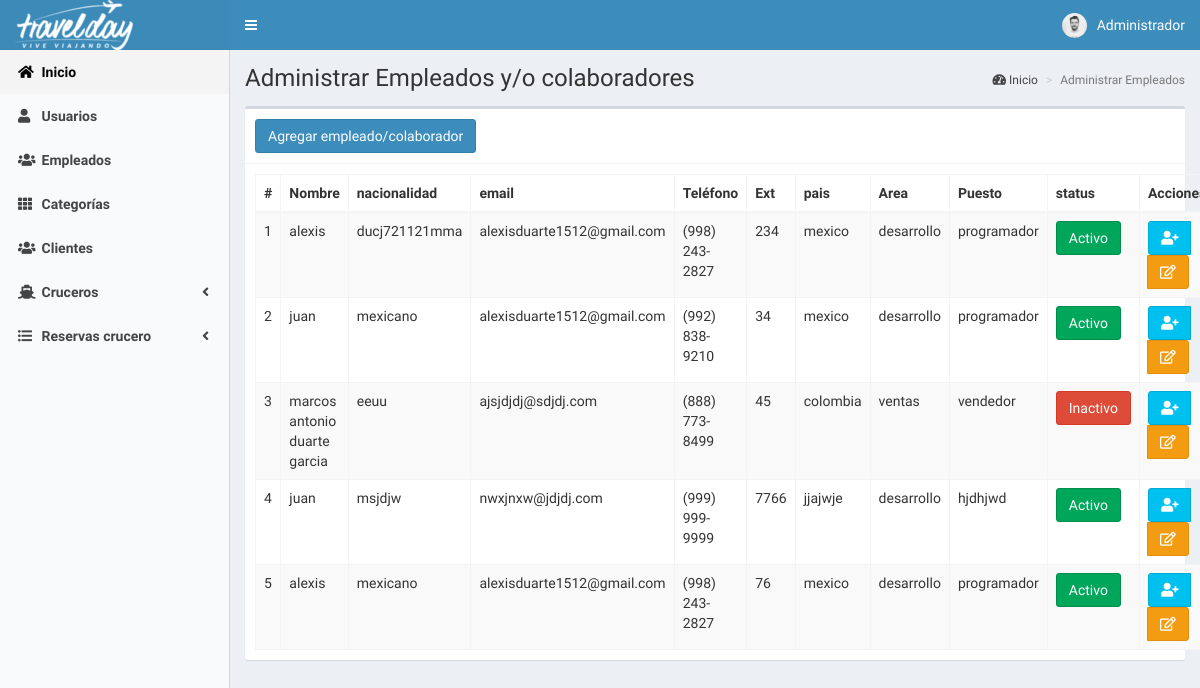
The page /empleados (signed in) on the database its author committed.
### tables this page shows
CREATE TABLE `empleados` (
  `id` int(11) NOT NULL,
  `nombre` varchar(70) NOT NULL,
  `dob` date NOT NULL,
  `nacionalidad` varchar(50) NOT NULL,
  `email` varchar(50) NOT NULL,
  `emailpersonal` varchar(50) NOT NULL,
  `telefono` text NOT NULL,
  `telefono2` text NOT NULL,
  `extencion` int(10) NOT NULL,
  `area` text NOT NULL,
  `puesto` text NOT NULL,
  `dni` text NOT NULL,
  `folio_dni` text NOT NULL,
  `pais` text NOT NULL,
  `direccion` varchar(100) NOT NULL,
  `cp` int(20) NOT NULL,
  `fecha_alta` timestamp NOT NULL DEFAULT CURRENT_TIMESTAMP,
  `fecha_baja` date NOT NULL,
  `estatus` text NOT NULL
);

### controladores/plantilla.controlador.php (called while the page is built)
<?php
class ControladorPlantilla{
	static public function ctrPlantilla(){
		include "vistas/plantilla.php";
	}
}

### index.php (called while the page is built, shortened)
<?php
require_once "controladores/plantilla.controlador.php";
require_once "controladores/usuarios.controlador.php";
require_once 'controladores/empleados.controlador.php';
require_once "controladores/reservas.controlador.php";
require 'modelos/empleados.modelo.php';
$plantilla = new ControladorPlantilla();
$plantilla -> ctrPlantilla();

### controladores/empleados.controlador.php (called while the page is built, shortened)
<?php
class ControladorEmpleado{
	static public function ctrMostrarEmpleado($item, $valor){
		$tabla = "empleados";
		$respuesta = ModeloEmpleados::mdlMostrarEmpleados($tabla, $item, $valor);
		return $respuesta;
	}
}

### modelos/conexion.php (called while the page is built)
<?php
class Conexion{
	static public function conectar(){
		$link = new PDO("mysql:host=localhost;dbname=travelday_admin",
			            "root",
			            "");
		$link->exec("set names utf8");
		return $link;
	}
}

### modelos/empleados.modelo.php (called while the page is built, shortened)
<?php
require_once "conexion.php";
class ModeloEmpleados{
	static public function mdlMostrarEmpleados($tabla, $item, $valor){
		if($item != null){
			$stmt = Conexion::conectar()->prepare("SELECT * FROM $tabla WHERE $item = :$item");
			$stmt -> bindParam(":".$item, $valor, PDO::PARAM_STR);
			$stmt -> execute();
			return $stmt -> fetch();
		}else{
			$stmt = Conexion::conectar()->prepare("SELECT * FROM $tabla");
			$stmt -> execute();
			return $stmt -> fetchAll();
		}
	}
}

### vistas/modulos/empleados.php (the view, shortened to what this page needs)
<div class="content-wrapper">
  <section class="content-header">
    <h1>
      Administrar Empleados y/o colaboradores
    </h1>
    <ol class="breadcrumb">
      <li><a href="inicio"><i class="fas fa-tachometer-alt"></i> Inicio</a></li>
      <li class="active">Administrar Empleados</li>
    </ol>
  </section>
  <section class="content">
    <div class="box">
      <div class="box-header with-border">
        <button class="btn btn-primary" data-toggle="modal" data-target="#modalAgregarCliente">
          Agregar empleado/colaborador
        </button>
      </div>
      <div class="box-body">
       <table class="table table-bordered table-striped dt-responsive tablas">
        <thead>
         <tr>
           <th style="width:10px">#</th>
           <th style="width:10px">Nombre</th>
           <th style="width:10px">nacionalidad</th>
           <th style="width:10px">email</th>
           <th style="width:10px">Teléfono</th>
           <th style="width:10px">Ext</th>
           <th style="width:10px">pais</th>
           <th style="width:10px">Area</th>
           <th style="width:10px">Puesto</th>
           <th style="width:10px">status</th>
           <th style="width:10px">Acciones</th>
         </tr>
        </thead>
        <tbody>
           <?php
          $item = null;
          $valor = null;
          $empleados = ControladorEmpleado::ctrMostrarEmpleado($item, $valor);
          foreach ($empleados as $key => $value) {
            echo ' <tr>
                    <td>'.($key+1).'</td>
                    <td>'.$value["nombre"].'</td>
                    <td>'.$value["nacionalidad"].'</td>
                    <td>'.$value["email"].'</td>
                    <td>'.$value["telefono"].'</td>
                     <td>'.$value["extencion"].'</td>
                     <td>'.$value["pais"].'</td>
                     <td>'.$value["area"].'</td>
                     <td>'.$value["puesto"].'</td>';
                     if($value["estatus"] === "activo"){
                    echo '<td><button class="btn btn-success">Activo</button></td>';
                  }else{
                    echo '<td><button class="btn btn-danger">Inactivo</button></td>';
                  }
                     echo '
                    <td>
                      <div class="btn-group">
                       <button class="btn btn-info btnDetalles" idEmpleado="'.$value["id"].'" data-toggle="modal" data-target="#mostarDetalles"><i class="fa fa-user-plus"></i></button>
                        <button class="btn btn-warning btnEditarEmpleado" idEmpleado="'.$value["id"].'" data-toggle="modal" data-target="#modalEditarEmpleado"><i class="far fa-edit"></i></button>
                      </div>
                    </td>
                  </tr>';
          }
        ?>
        </tbody>
       </table>
      </div>
    </div>
  </section>
</div>

### rows shown on the page
empleados: nombre "alexis", nacionalidad "ducj721121mma", email "alexisduarte1512@gmail.com", telefono "(998) 243-2827", extencion "234", pais "mexico", area "desarrollo", puesto "programador", estatus "Activo"
empleados: nombre "juan", nacionalidad "mexicano", email "alexisduarte1512@gmail.com", telefono "(992) 838-9210", extencion "34", pais "mexico", area "desarrollo", puesto "programador", estatus "Activo"
empleados: nombre "marcos antonio duarte garcia", nacionalidad "eeuu", email "ajsjdjdj@sdjdj.com", telefono "(888) 773-8499", extencion "45", pais "colombia", area "ventas", puesto "vendedor", estatus "Inactivo"
empleados: nombre "juan", nacionalidad "msjdjw", email "nwxjnxw@jdjdj.com", telefono "(999) 999-9999", extencion "7766", pais "jjajwje", area "desarrollo", puesto "hjdhjwd", estatus "Activo"
empleados: nombre "alexis", nacionalidad "mexicano", email "alexisduarte1512@gmail.com", telefono "(998) 243-2827", extencion "76", pais "mexico", area "desarrollo", puesto "programador", estatus "Activo"

### other values the page prints
$_SESSION["nombre"] "Administrador"
